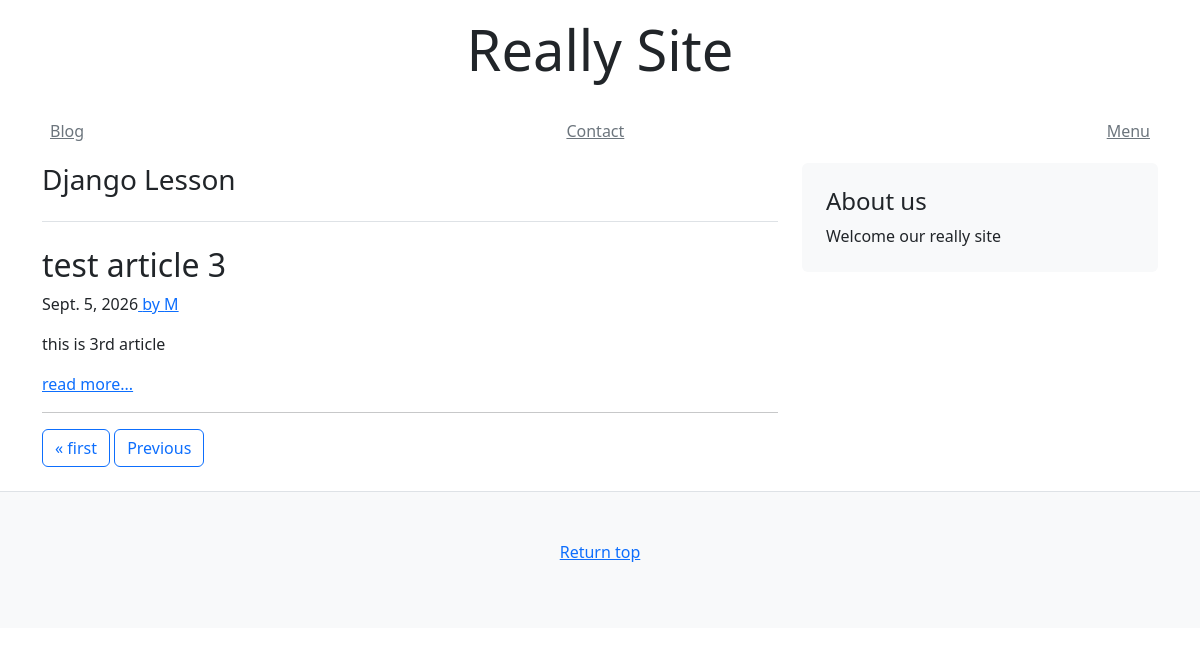
/blog/?page=2, run on an earlier commit of the app's database.
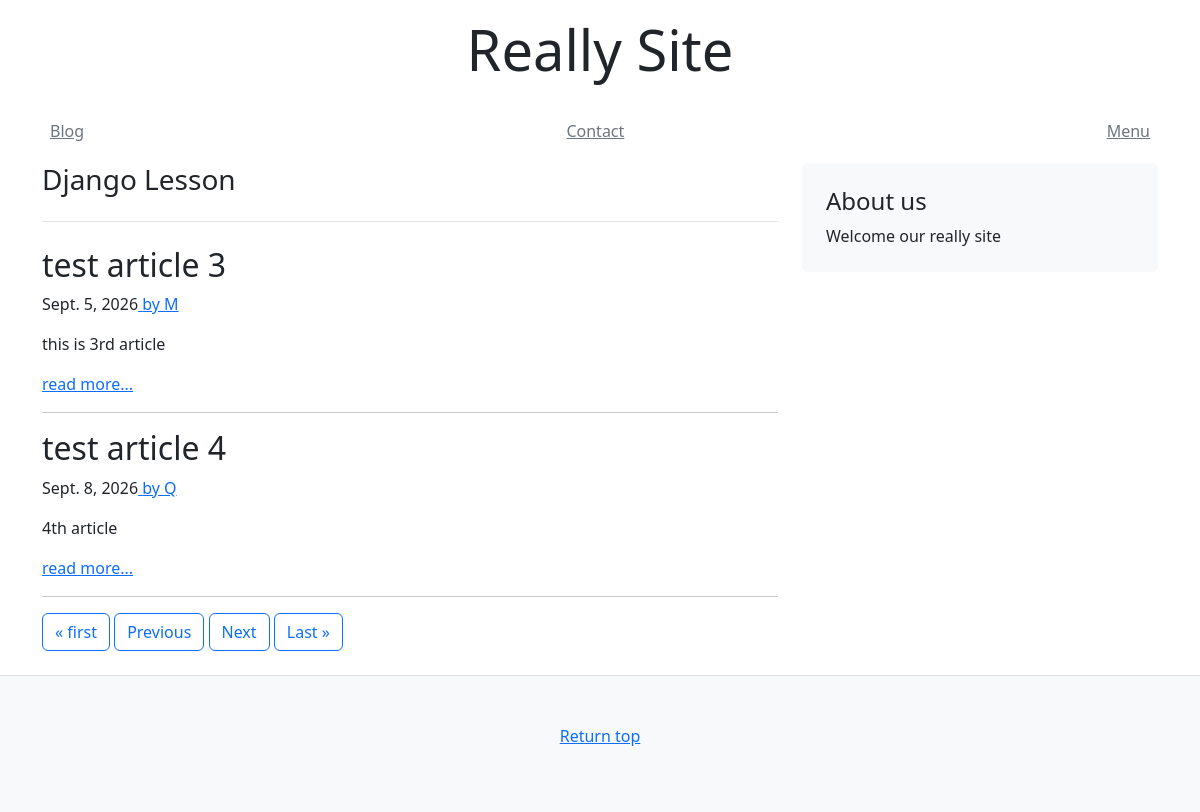
And on a later commit of the database.
### blog/models.py (models this page shows)
class Article(models.Model):
    title = models.CharField(default="", max_length=63)
    text = models.TextField(default="")
    author = models.CharField(default="", max_length=63)
    created_at = models.DateField(auto_now_add=True)
    updated_at = models.DateField(auto_now=True)

### blog/views.py (the view)
# urls.py: path('', views.index)
def index(request):
    objs = Article.objects.all()
    paginator = Paginator(objs, 2)
    page_num = request.GET.get("page")
    context = {
        "page_obj": paginator.get_page(page_num),
        "page_num": page_num,
    }
    return render(request, "blog/blogs.html", context)

### templates/blog/blogs.html
{% extends 'mysite/base.html' %}
{% block content %}
    <main class="container">
        <div class="row">
            <div class="col-md-8">
                <h3 class="pb-4 mb-4 font-italic border-bottom">Django Lesson</h3>
                {% for obj in page_obj %}
                <div class="blog-post">
                    <h2 class="blog-post-title">{{ obj.title }}</h2>
                    <p class="blog-post-meta">{{ obj.created_at }}<a href="#"> by {{ obj.author }}</a></p>
                    <p>{{ obj.text }}</p>
                    <a href="/blog/{{ obj.id }}" class="">read more...</a>
                    <hr>
                </div>
                {% endfor %}
                <nav class="blog-pagination">
                    <div class="pagination">
                        <span class="step-links">
                            {% if page_obj.has_previous %}
                                <a class="btn btn-outline-primary" href="?page=1">&laquo; first</a>
                                <a class="btn btn-outline-primary" href="?page={{ page_obj.previous_page_number }}">Previous</a>
                            {% endif %}
                            {% if page_obj.has_next %}
                                <a class="btn btn-outline-primary" href="?page={{ page_obj.next_page_number }}">Next</a>
                                <a class="btn btn-outline-primary" href="?page={{ page_obj.paginator.num_pages }}">Last &raquo;</a>
                            {% endif %}
                        </span>
                    </div>
                </nav>
            </div>
            <aside class="col-md-4">
                <div class="p-4 mb-3 bg-light rounded">
                    <h4 class="font-italic">About us</h4>
                    <p class="mb-0">Welcome our really site</p>
                </div>
            </aside>
        </div>
    </main>
{% endblock content %}

What changed in the data, as far as the page shows it:
added Article: title "test article 4", created_at "Sept. 8, 2026", author "Q", text "4th article"
Also different on the page:
text now shown: "Next Last »"
